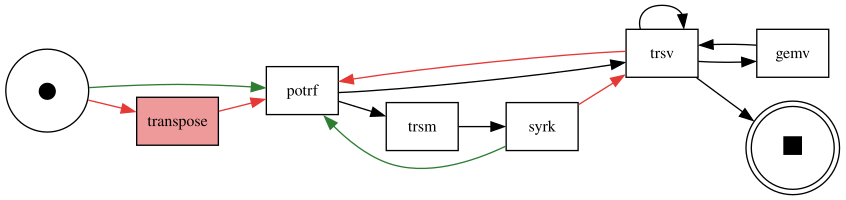

Reproduce this figure in Python.
from linnea_inspector.event_data  import prepare
from linnea_inspector.classifiers.f_call import f_call

from process_inspector.event_log import EventLog
from process_inspector.activity_log import ActivityLog

from process_inspector.dfg.dfg import DFG
from linnea_inspector.dfg.difference_perspective import LinneaDFGDifferencePerspective

import sys
import os

def dfg2():
    # Example test (from root directory):
    trace_dir = "../50algorithms_1000_100/Julia/experimentsKEB/traces/"
    
    trace_file1 = os.path.join(trace_dir,"algorithm1.traces")
    trace_file2 = os.path.join(trace_dir, "algorithm15.traces")
    
    event_data, meta_data = prepare(trace_file1)
    event_log = EventLog(event_data, case_key=['alg','iter'], order_key='time', obj_key='alg')
    activity_log = ActivityLog(event_log, 4, f_call)    
    dfg1 = DFG(activity_log)
    
    event_data, meta_data = prepare(trace_file2)
    event_log = EventLog(event_data, case_key=['alg','iter'], order_key='time', obj_key='alg')
    activity_log = ActivityLog(event_log, 4, f_call)    
    dfg2 = DFG(activity_log)
    
    perspective = LinneaDFGDifferencePerspective(dfg1, dfg2)
    perspective.create_style()
    graph = perspective.prepare_digraph(rankdir='LR')
    print(graph)
    graph.render('dfg2', format='svg', cleanup=True)
    print("SUCCESS")

if __name__ == "__main__":
    dfg2()
    
    
